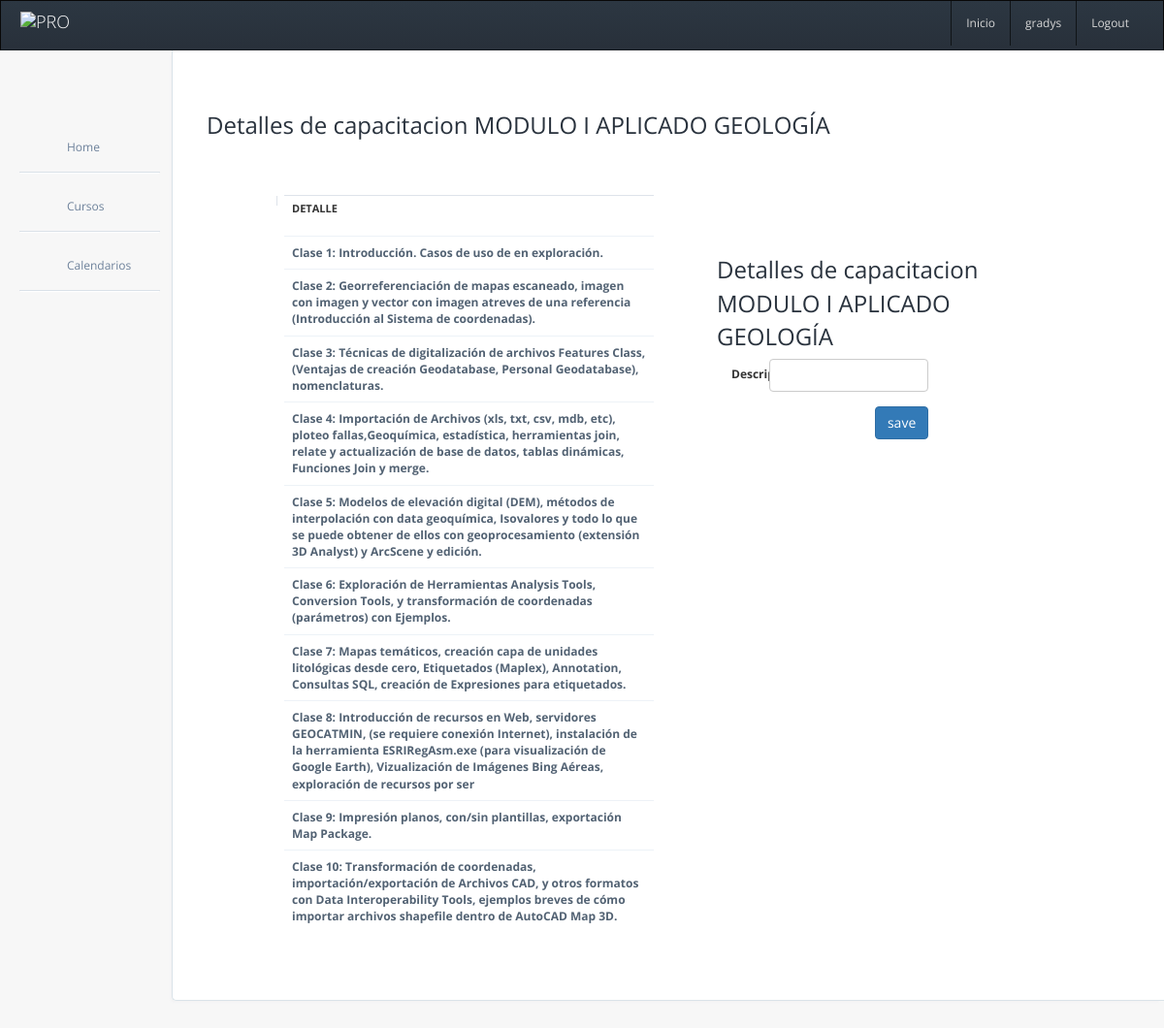
Page /aula_virtual/capacitation/2/details/ (signed in) on the committed database.
### aula_virtual/models.py (models this page shows)
class CapacitationDetail(models.Model):
    capacitacion = models.ForeignKey(Capacitacion,on_delete=models.CASCADE)
    descrip = models.CharField(max_length=250, null=False, blank=False)

### aula_virtual/views.py (the view)
# urls.py: re_path(r'^capacitation/(?P<capacitation_id>\d+)/details/$', views.capacitacion_details_list,
@login_required
def capacitacion_details_list(request, capacitation_id):
    capacitation = Capacitacion.objects.get(pk=capacitation_id)
    title = 'Detalles de capacitacion ' + capacitation.name
    capacitation_details = CapacitationDetail.objects.filter(capacitacion=capacitation)
    if request.POST:
        form = CapacitationDetailForm(request.POST)
        if form.is_valid():
            capacitationDetail = form.save(commit=False)
            capacitationDetail.capacitacion = capacitation
            capacitationDetail.save()
            return redirect(
                reverse('aula_virtual:capacitacion_details_list', kwargs={'capacitation_id': capacitation_id}))
        else:
            message = 'Revise la infromacion'
    else:
        form = CapacitationDetailForm()
    return render(request, 'aula_virtual/capacitation/details_list.html', locals())

### aula_virtual/forms.py
class CapacitationDetailForm(ModelForm):
    class Meta:
        model = CapacitationDetail
        fields = ['descrip']
    def __init__(self, *args, **kwargs):
        super(CapacitationDetailForm, self).__init__(*args, **kwargs)
        _instance = kwargs.pop('instance', None)
        add_form_control_class(self.fields)

### aula_virtual/functions.py (called while the page is built)
def add_form_control_class(fields):
    for f in fields:
        fields[f].widget.attrs.update({'class': 'form-control'})

### aula_virtual/templates/aula_virtual/capacitation/details_list.html (shortened to what this page needs)
{% extends 'aula_virtual/layout.html' %}
{% load static %}
{% block content %}
<div id="pad-wrapper" class="users-list">
    <div class="row header">
        <h3>{{ title }}</h3>
    </div>
    <div id="pad-wrapper" class="users-list">
    <div class="col-md-6">
     <table class="table table-hover">
        <thead>
        <tr>
            <th>Detalle</th>
        </tr>
        </thead>
        <tbody>
        {% for requirement in capacitation_details %}
        <tr>
            <td><b>{{requirement.descrip}}</b></td>
        </tr>
        {% endfor %}
        </tbody>
    </table>
    </div>
    <div class="col-md-6">
        {% include 'main/hooks/form.html' %}
    </div>
</div>
</div>
{% endblock %}

### aula_virtual/templates/aula_virtual/layout_with_out_nav.html (shortened to what this page needs)
{% load i18n %}
{% load static %}
<!DOCTYPE html>
<html>
<head>
    <link href="https://maxcdn.bootstrapcdn.com/bootstrap/3.3.7/css/bootstrap.min.css" rel="stylesheet">
    <link href="{% static 'aula_virtual/css/bootstrap/bootstrap-overrides.css' %}" type="text/css" rel="stylesheet"/>
    <link rel="stylesheet" type="text/css" href="{% static 'aula_virtual/css/compiled/layout.css' %}"/>
    <link rel="stylesheet" type="text/css" href="{% static 'aula_virtual/css/compiled/elements.css' %}"/>
    <link rel="stylesheet" type="text/css" href="{% static 'aula_virtual/css/compiled/icons.css' %}"/>
    <link href="{% static 'aula_virtual/css/lib/font-awesome.css' %}" type="text/css" rel="stylesheet"/>
    <link href="{% static 'aula_virtual/css/lib/uniform.default.css' %}" type="text/css" rel="stylesheet"/>
    <link href="{% static 'aula_virtual/css/lib/select2.css' %}" type="text/css" rel="stylesheet" />
    <link href="{% static 'aula_virtual/css/lib/bootstrap.datepicker.css' %}" type="text/css" rel="stylesheet"/>
    <link rel="stylesheet" href="{% static 'aula_virtual/css/compiled/form-showcase.css' %}" type="text/css"
          media="screen"/>
    <link rel="stylesheet" href="{% static 'aula_virtual/css/compiled/index.css' %}" type="text/css" media="screen"/>
</head>
<body>
<header class="navbar navbar-inverse" role="banner">
    <div class="navbar-header">
        <a class="navbar-brand" href="/">
            <img src="{% static 'main/img/logo-geoartemis.jpeg' %}" style="max-height: 34px;" alt="Pro"/>
        </a>
    </div>
    <ul class="nav navbar-nav pull-right hidden-xs">
        <li>
            <a href="/" class="hidden-xs hidden-sm">
                Inicio
            </a>
        </li>
        <li>
            <a href="#" class="dropdown-toggle hidden-xs hidden-sm" data-toggle="dropdown">
                {% if request.user.is_superuser %}
                    admin
                {% else %}
                    {{ request.user.first_name }}
                {% endif %}
            </a>
        </li>
    <li><a href="{% url 'accounts:logout' %}">{% trans 'logout'|capfirst %}</a></li>
    </ul>
</header>
{% block sidebar %}
{% endblock %}
<div class="content">
    {% block content %}
    {% endblock %}
</div>
</body>
</html>

### aula_virtual/static/aula_virtual/css/compiled/layout.css (style rules this page uses)
body { font-family: 'Open Sans', sans-serif; background-color: #f7f7f7; position: relative; margin: 0px; font-size: 12px; padding: 0px; }
h1, h2, h3, h4, h5 { margin: 0; line-height: inherit; color: #29323d; }
.header { margin-bottom: 60px; }
.header h1, .header h2, .header h3, .header h4, .header h5 { float: left; margin-top: 5px; }
#pad-wrapper { padding: 0px 50px; margin-top: 55px; }
.content { min-width: 400px; min-height: 620px; margin-bottom: 100px; padding-bottom: 50px; overflow: hidden; position: relative; background: #fff; margin-left: 177px; border-left: 1px solid #dae3e9; border-bottom: 1px solid #dae3e9; box-shadow: -3px 3px 3px -2px #f1f1f3; border-radius: 0px 0px 0px 5px; -webkit-transition: margin-left .3s ease; -moz-transition: margin-left .3s ease; -o-transition: margin-left .3s ease; -ms-transition: margin-left .3s ease; transition: margin-left .3s ease; }

### aula_virtual/templates/aula_virtual/layout_with_out_nav.html (style rules this page uses)
.header { margin-bottom: 2%; }

### rows in the picture
CapacitationDetail: descrip "Clase 1: Introducción. Casos de uso de en exploración."
CapacitationDetail: descrip "Clase 2: Georreferenciación de mapas escaneado, imagen con imagen y vector con imagen atreves de una referencia (Introducción al Sistema de coordenadas)."
CapacitationDetail: descrip "Clase 3: Técnicas de digitalización de archivos Features Class, (Ventajas de creación Geodatabase, Personal Geodatabase), nomenclaturas."
CapacitationDetail: descrip "Clase 4: Importación de Archivos (xls, txt, csv, mdb, etc), ploteo fallas,Geoquímica, estadística, herramientas join, relate y actualización de base de datos, tablas dinámicas, Funciones Join y merge."
CapacitationDetail: descrip "Clase 5: Modelos de elevación digital (DEM), métodos de interpolación con data geoquímica, Isovalores y todo lo que se puede obtener de ellos con geoprocesamiento (extensión 3D Analyst) y ArcScene y edición."
CapacitationDetail: descrip "Clase 6: Exploración de Herramientas Analysis Tools, Conversion Tools, y transformación de coordenadas (parámetros) con Ejemplos."
CapacitationDetail: descrip "Clase 7: Mapas temáticos, creación capa de unidades litológicas desde cero, Etiquetados (Maplex), Annotation, Consultas SQL, creación de Expresiones para etiquetados."
CapacitationDetail: descrip "Clase 8: Introducción de recursos en Web, servidores GEOCATMIN, (se requiere conexión Internet), instalación de la herramienta ESRIRegAsm.exe (para visualización de Google Earth), Vizualización de Imágenes Bing Aéreas, exploración de recursos por ser"
CapacitationDetail: descrip "Clase 9: Impresión planos, con/sin plantillas, exportación Map Package."
CapacitationDetail: descrip "Clase 10: Transformación de coordenadas, importación/exportación de Archivos CAD, y otros formatos con Data Interoperability Tools, ejemplos breves de cómo importar archivos shapefile dentro de AutoCAD Map 3D."

### other values in the picture
{{ request.user.first_name }} "gradys"
{{ title }} "Detalles de capacitacion MODULO I APLICADO GEOLOGÍA"
{{ title|safe|capfirst }} "Detalles de capacitacion MODULO I APLICADO GEOLOGÍA"
{{ f.label|capfirst }} "Descrip"
